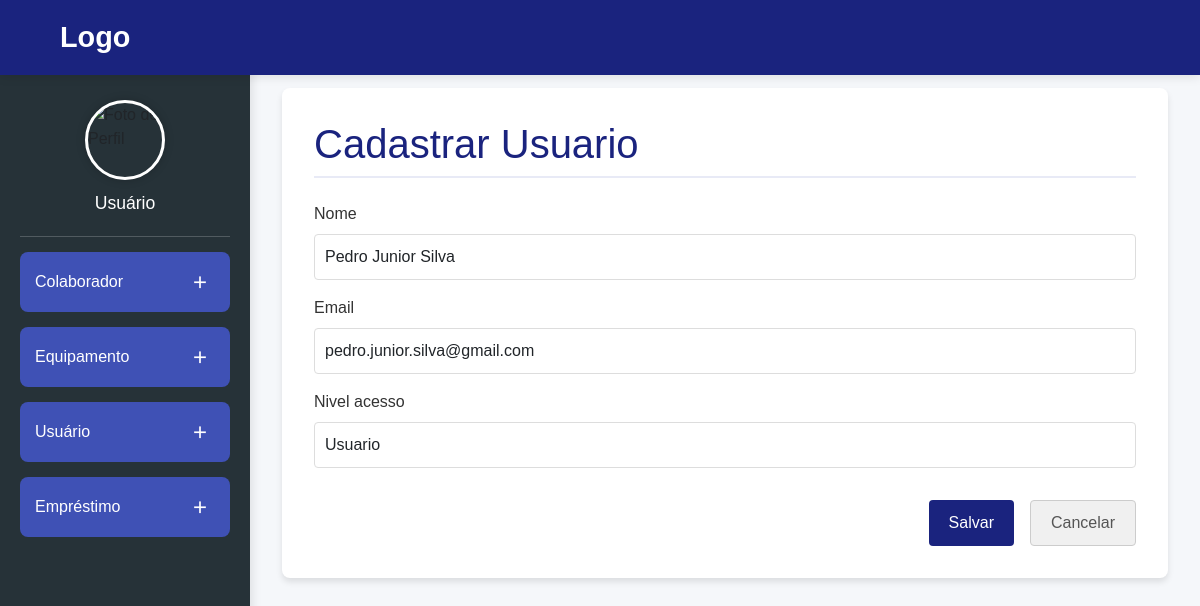
The page /usuarios/4/editar/ on the database its author committed.
### epi_management/models.py (models this page shows, shortened)
class Usuario(AbstractBaseUser, PermissionsMixin):
    nome = models.CharField(max_length=100)
    email = models.EmailField(max_length=255, unique=True, validators=[validate_email])
    nivel_acesso = models.ForeignKey(NivelAcesso, on_delete=models.CASCADE)
    groups = models.ManyToManyField(
        'auth.Group',
        related_name='epi_management_usuarios',
        blank=True,
        help_text=('The groups this user belongs to. A user will get all permissions granted to each of their groups.'),
        verbose_name=('groups'),
    )
    user_permissions = models.ManyToManyField(
        'auth.Permission',
        related_name='epi_management_usuarios',
        blank=True,
        help_text=('Specific permissions for this user.'),
        verbose_name=('user permissions'),
    )
    is_staff = models.BooleanField(default=False)
    is_active = models.BooleanField(default=True)
    USERNAME_FIELD = 'email'
    REQUIRED_FIELDS = ['nome']
    objects = CustomUserManager()

### epi_management/views.py (the view)
# urls.py: path('usuarios/<int:pk>/editar/', views.usuarios_editar, name='usuarios_editar'),
def usuarios_editar(request, pk):
    usuario = get_object_or_404(Usuario, pk=pk)
    if request.method == 'POST':
        form = UsuarioForm(request.POST, instance=usuario)
        if form.is_valid():
            form.save()
            return redirect('usuarios_lista')
    else:
        form = UsuarioForm(instance=usuario)
    return render(request, 'usuarios_form.html', {'form': form})

### epi_management/forms.py
class UsuarioForm(forms.ModelForm):
    class Meta:
        model = Usuario
        fields = ['nome', 'email', 'nivel_acesso']
        widgets = {
            'nome': forms.TextInput(attrs={'class': 'form-control'}),
            'email': forms.TextInput(attrs={'class': 'form-control'}),
            'nivel_acesso': forms.Select(attrs={'class': 'form-control'}),
        }

### epi_management/models.py (called while the page is built)
    def __str__(self):
        return self.nome

### epi_management/templates/usuarios_form.html (shortened to what this page needs)
{% extends 'base.html' %}
{% block content %}
<div class="main-container">
    <h1 class="page-title">Cadastrar Usuario</h1>
    <form method="post">
        <div class="form-group">
            {% for field in form %}
            <div class="form-field">
                <label for="{{ field.id_for_label }}">{{ field.label }}</label>
                {{ field }}
            </div>
            {% endfor %}
        </div>
        <div class="form-actions">
            <button type="submit" class="btn btn-primary">Salvar</button>
            <a href="{% url 'usuarios_lista' %}" class="btn btn-secondary">Cancelar</a>
        </div>
    </form>
</div>
{% endblock %}

### static/CSS/base.css (style rules this page uses)
* { margin: 0; padding: 0; box-sizing: border-box; font-family: 'Poppins', sans-serif; }
body { min-height: 100vh; background-color: #f5f7fa; position: relative; }
.main-container { background-color: #fff; padding: 2rem; border-radius: 8px; box-shadow: 0 4px 6px rgba(0, 0, 0, 0.1); }
.page-title { color: #1A237E; margin-bottom: 1.5rem; padding-bottom: 0.5rem; border-bottom: 2px solid #E8EAF6; }
.form-group { margin-bottom: 1.5rem; }
.form-group label { display: block; margin-bottom: 0.5rem; font-weight: 500; color: #333; }
.form-group input, .form-group select, .form-group textarea { width: 100%; padding: 10px; border: 1px solid #ddd; border-radius: 4px; font-size: 1rem; transition: border-color 0.3s; }
.form-field { margin-bottom: 1rem; }
.form-field label { display: block; margin-bottom: 0.5rem; font-weight: 500; }
.form-field input, .form-field select, .form-field textarea { width: 100%; padding: 10px; border: 1px solid #ddd; border-radius: 4px; }
.form-actions { margin-top: 2rem; display: flex; justify-content: flex-end; gap: 1rem; }
.btn { padding: 10px 20px; border-radius: 4px; text-decoration: none; font-weight: 500; transition: all 0.3s; border: none; cursor: pointer; font-size: 1rem; display: inline-block; text-align: center; }
.btn-primary { color: #fff; background-color: #1A237E; }
.btn-secondary { color: #555; background-color: #f0f0f0; border: 1px solid #ccc; }

### rows shown on the page
Usuario: form "Pedro Junior Silva" "pedro.junior.silva@gmail.com" "Usuario"

### other values the page prints
{{ user.nome|default:"Usuário" }} "Usuário"
{{ field.label }} "Nome" "Email" "Nivel acesso"
